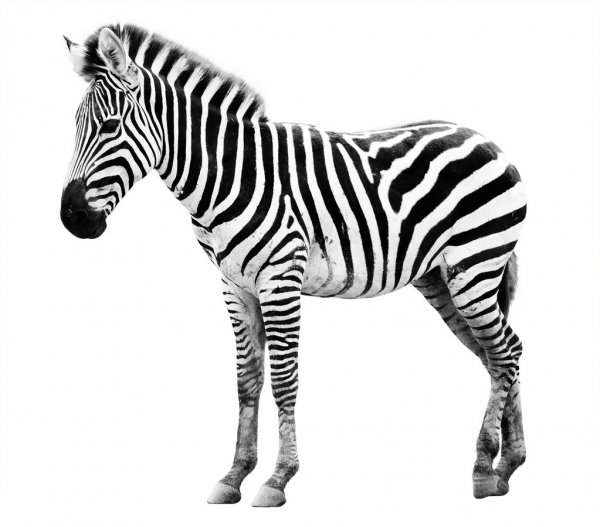
#> input picture images/zebra.jpg, 600 x 527 px
$ python 09_image_rotation.py
#> lines starting #> are read from the running program, lines starting #| are printed output that depends on the picture
from __future__ import print_function
import cv2
import numpy as np

#load image
image_path = "images/zebra.jpg"
image = cv2.imread(image_path)
#> image is the input picture: shape (527, 600, 3); mean B, G, R 214.4, 214.4, 214.4
(h,w) = image.shape[:2]
#> h = 527; w = 600

#define translation matrix
center = (h//2, w//2)
#> center = (263, 300)
angle = -45 #negative value rotate image clockwise, positive value rotate image anti-clockwise
scale = 1.0 #size of the image in comparison with origianl image, 1.0 means same size

rotationMatrix = cv2.getRotationMatrix2D(center, angle, scale)
#getRotationMatrix2D takes 1) a tuple representing point from where rotation should take place,
#  2) The angle of rotation
# 3) Resizing scale value

#rotate the image

rotatedImage = cv2.warpAffine(image,rotationMatrix,(image.shape[1],image.shape[0]))
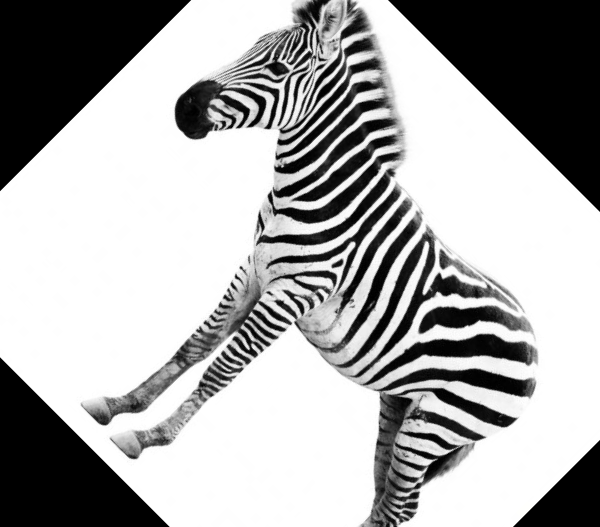
#> rotatedImage: shape (527, 600, 3); mean B, G, R 169.2, 169.2, 169.2

cv2.imshow("Rotated Image: ", rotatedImage)
cv2.waitKey(0)
